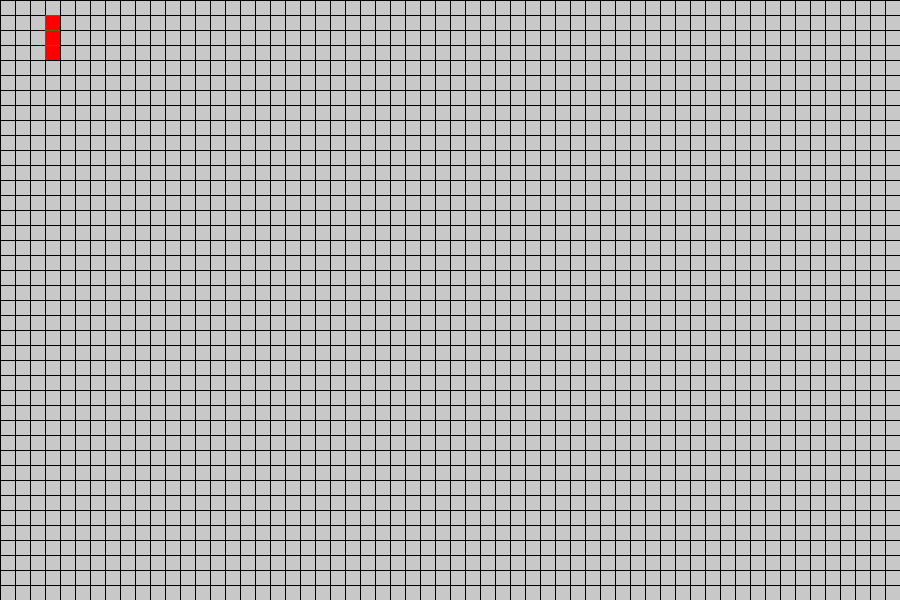
Frame 1 (no input)
Frame 2 (the mouse pressed at the canvas centre, redrawn once): identical to frame 1, image omitted

The Processing sketch that drew this single still picture (run headless with seeded random() and noise(); the mouse was pressed at the canvas centre and the sketch redrawn once):

// Processing sketch: sketch_220308a
// ── sketch_220308a.pde
import java.util.Arrays;
import java.util.ArrayList;

Grid grid;
void setup() {
  size(900, 600);
  grid = new Grid(40,60);
  frameRate(20);
  noLoop();
}
void draw() {
  background(0);
  grid.displayGrid();
  
  Cell[][] rcell = new Cell[grid.rows][grid.cols];
  
    for(int i = 1; i < grid.rows-1; i++) {
      for(int j = 1; j < grid.cols-1; j++) {
        int nn = grid.getNumNeighbors(i,j);
        rcell[i][j] = new Cell(false);
        if(grid.cells[i][j].getState() && nn < 2) {
            rcell[i][j].setState(false);
        } else if(grid.cells[i][j].getState() && nn > 3) {
            rcell[i][j].setState(false);
        } else if(grid.cells[i][j].getState() == false && nn == 3) {
            rcell[i][j].setState(true);
        } else {
            rcell[i][j] = grid.cells[i][j];
        }
      }
    }
    grid.nextGenDisplay(rcell);
}

// ── Cell.pde
import java.util.Arrays;

class Cell {
  private boolean liveStatus;
  
  Cell(boolean status) {
    this.liveStatus = status;
  }
  boolean getState() {
    return this.liveStatus;
  }
  void setState(boolean state) {
    this.liveStatus = state;
  }
  void writeString() {
    println("state: "+this.liveStatus);
    if(this.liveStatus) {
      println("is alive");
    }
  }
}

// ── Grid.pde
import java.util.*;
class Grid {
  Cell[][] cells;
  int generation;
  int rows;
  int cols;
  
  Grid(int r, int c) {
    this.rows = r;
    this.cols = c;
    cells = new Cell[r][c];
    this.generation = 1;

    for(int i = 0; i < this.cells.length; i++) {
      for(int j = 0; j < this.cells[i].length; j++) {
        if(i == 2 && (j == 2 || j == 3 || j == 4)) {
          this.cells[i][j] = new Cell(true);
          //getNumNeighbors(i,j);
        }
        else {
          this.cells[i][j] = new Cell(false);
        }
      }
    }
  }
  int getNumNeighbors(int cr, int cl) {
    int neighbors = 0;
    for(int i = -1; i <= 1; i++) {
      for(int j = -1; j <= 1; j++) {
        if(this.cells[cr+i][cl+j] != null && this.cells[cr+i][cl+j].getState()) {
          neighbors++;
        }
      }
    }
    if(this.cells[cr][cl].getState()) {
      neighbors--;
    }
    //println("element: "+this.cells[cr][cl].getState()+", neighbors: "+neighbors, "grid-placement: "+cr+","+cl);
    return neighbors;
  }
  
  void displayGrid() {
    for(int i = 0; i < this.cells.length; i++) {
      for(int j = 0; j < this.cells[i].length; j++) {
        if(cells[i][j].getState()) {
          stroke(100,100,0);
          fill(255,0,0);
        } else {
          stroke(0);
          fill(200);
        }
        rect(15*j,15*i,15,15);
      }
    }
  }
  void nextGenDisplay(Cell[][] newcells) {
    generation++;
    for(int i = 0; i < newcells.length; i++) {
      for(int j = 0; j < newcells[i].length; j++) {
        if(newcells[i][j] != null) {
          if(newcells[i][j].getState()) {
            stroke(100,100,0);
            fill(255,0,0);
          } else {
            stroke(0);
            fill(200);
          }
          rect(15*j,15*i,15,15);
        }
      }
    }
  }
}
